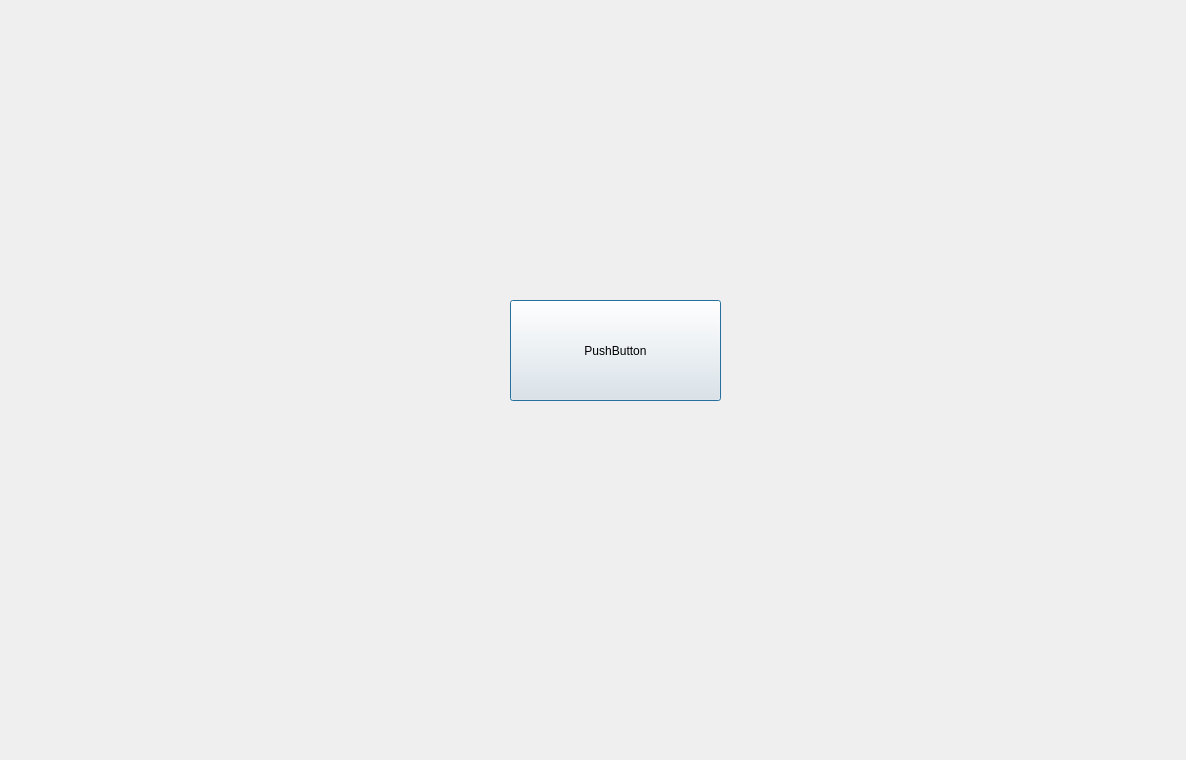
<?xml version="1.0" encoding="UTF-8"?>
<ui version="4.0">
 <class>Dialog</class>
 <widget class="QDialog" name="Dialog">
  <property name="geometry">
   <rect>
    <x>0</x>
    <y>0</y>
    <width>1186</width>
    <height>760</height>
   </rect>
  </property>
  <property name="windowTitle">
   <string>Dialog</string>
  </property>
  <widget class="QPushButton" name="mixButton">
   <property name="geometry">
    <rect>
     <x>510</x>
     <y>300</y>
     <width>211</width>
     <height>101</height>
    </rect>
   </property>
   <property name="text">
    <string>PushButton</string>
   </property>
  </widget>
 </widget>
 <resources/>
 <connections>
  <connection>
   <sender>mixButton</sender>
   <signal>clicked()</signal>
   <receiver>Dialog</receiver>
   <slot>open()</slot>
   <hints>
    <hint type="sourcelabel">
     <x>596</x>
     <y>351</y>
    </hint>
    <hint type="destinationlabel">
     <x>706</x>
     <y>560</y>
    </hint>
   </hints>
  </connection>
 </connections>
 <slots>
  <signal>mixButton_clicked()</signal>
 </slots>
</ui>
